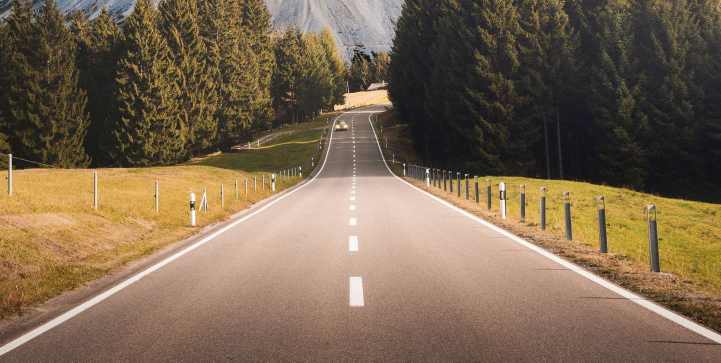
#> input picture Road_Recognition/road.jpg, 1442 x 725 px, found by its file name (shown at 1/2 size)
$ python finding_lanes.py
#> lines starting #> are read from the running program, lines starting #| are printed output that depends on the picture; after the words box and inside, x2 and y2 are one past the last pixel; in counts of white or black regions, pixels touching at a corner belong together
#! usr/bin/python3

import cv2
import numpy as np
import matplotlib.pyplot as plt


def main():
    image = cv2.imread(
        '/home/ndavido/SD4b/Semester 1/Smart_Tech/Road_Recognition/road.jpg')
#> image is the input picture: shape (725, 1442, 3); mean B, G, R 80.2, 103.1, 123.3
    lane_image = np.copy(image)
    canny_image = canny(lane_image)
#> in canny, `gray = cv2.cvtColor(lane_image, cv2.COLOR_RGB2GRAY)`:
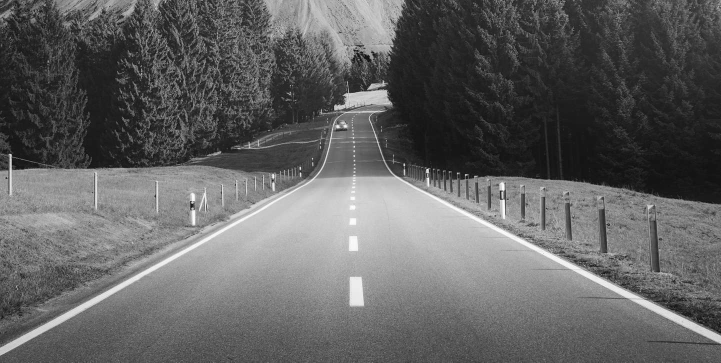
#> gray: shape (725, 1442) (shown at 1/2 size); min 0, max 255, mean 98.6
#> in canny, `canny_image = cv2.Canny(blur, 50, 100)`:
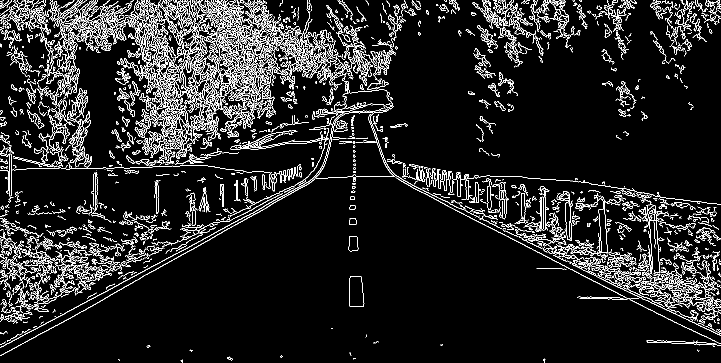
#> canny_image: shape (725, 1442) (shown at 1/2 size); 9% white in thin lines or dots
    cropped_image = region_of_interest(canny_image)
    lines = cv2.HoughLinesP(cropped_image, 1, np.pi/180, 50, np.array([]),
                            minLineLength=30, maxLineGap=5)
    average_lines = average_slope_intercept(lane_image, lines)
    line_image = display_lines(lane_image, average_lines)
    combo_image = cv2.addWeighted(lane_image, 0.8, line_image, 1, 1)
    cv2.imshow('Combo Image', combo_image)
    cv2.waitKey(0)


def make_coordinates(image, line_parameters):
    slope, intercept = line_parameters

    y1 = image.shape[0]
    y2 = int(y1 * 3/5)
    x1 = int((y1 - intercept)/slope)
    x2 = int((y2 - intercept)/slope)
    return np.array([x1, y1, x2, y2])


def average_slope_intercept(image, lines):
    left_fit = []
    right_fit = []
    for line in lines:
        x1, y1, x2, y2, = line.reshape(4)
        parameters = np.polyfit((x1, x2), (y1, y2), 1)
        slope = parameters[0]
        intercept = parameters[1]

        if abs(slope) < 0.001:
            continue
        elif abs(slope) < 0:
            left_fit.append((slope, intercept))
        else:
            right_fit.append((slope, intercept))

    left_fit_average = np.average(left_fit, axis=0)
    right_fit_average = np.average(right_fit, axis=0)

    left_line = make_coordinates(image, left_fit_average)
    right_line = make_coordinates(image, right_fit_average)
    print(left_line)
    print(right_line)
    return np.array([left_line, right_line])


def display_lines(image, lines):
    line_image = np.zeros_like(image)
    if lines is not None:
        for line in lines:
            x1, y1, x2, y2 = line.reshape(4)
            cv2.line(line_image, (x1, y1), (x2, y2),
                     (255, 0, 0), 10)
    return line_image


def region_of_interest(image):
    height = image.shape[0]
#> height = 725
    polygons = np.array([
        [(0, height), (1000, height), (650, 220)]
    ])
#> polygons = [[0, 725], [1000, 725], [650, 220]]
    mask = np.zeros_like(image)
    cv2.fillPoly(mask, polygons, 255)
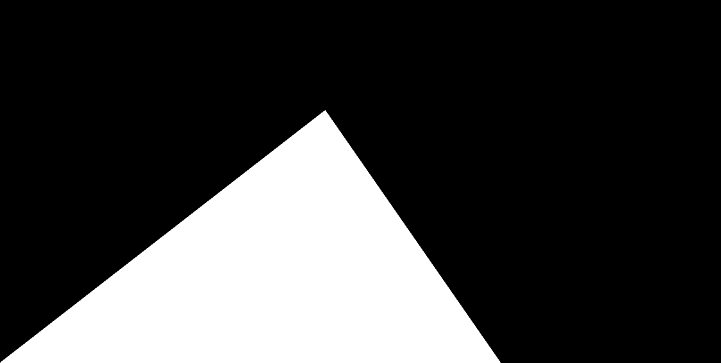
#> mask: shape (725, 1442) (shown at 1/2 size); 24.2% white; 1 white region, box (x1, y1, x2, y2) and area: (1, 220, 1001, 725) 252818
    masked_image = cv2.bitwise_and(image, mask)
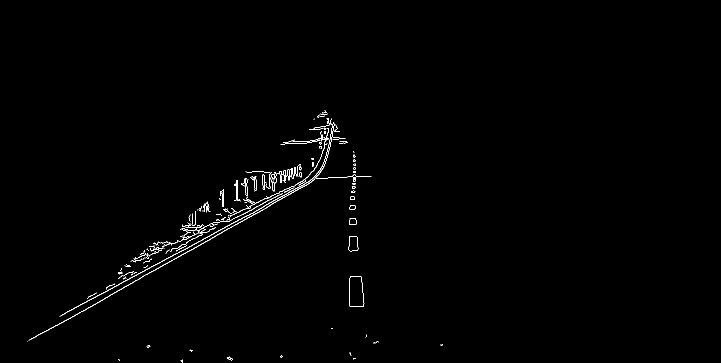
#> masked_image: shape (725, 1442) (shown at 1/2 size); 0.6% white in thin lines or dots, all inside (x1, y1, x2, y2) = (55, 221, 885, 725)
    return masked_image


def canny(lane_image):
    gray = cv2.cvtColor(lane_image, cv2.COLOR_RGB2GRAY)
    blur = cv2.GaussianBlur(gray, (5, 5), 0)
    canny_image = cv2.Canny(blur, 50, 100)

    return canny_image


main()
#> in main, `lines = cv2.HoughLinesP(cropped_image, 1, np.pi/180, 50, np.array([]),..`: lines = 30 rows, first 6: [211, 582, 528, 413], [218, 591, 433, 471], [119, 632, 299, 536], [396, 491, 546, 407], [261, 522, 295, 507], [579, 383, 611, 367]
#> the loop in average_slope_intercept, `for line in lines:` made 30 passes
#> (x1, y1, x2, y2, slope, intercept) on passes 1 to 12: (211, 582, 528, 413, -0.533, 694.5), (218, 591, 433, 471, -0.558, 712.7), (119, 632, 299, 536, -0.533, 695.5), (396, 491, 546, 407, -0.56, 712.8), (261, 522, 295, 507, -0.441, 637.1), (579, 383, 611, 367, -0.5, 672.5), (278, 521, 321, 500, -0.488, 656.8), (509, 415, 573, 382, -0.516, 677.5), (92, 662, 220, 591, -0.555, 713), (460, 431, 501, 412, -0.463, 644.2), (171, 618, 267, 564, -0.563, 714.2), (502, 410, 582, 373, -0.462, 642.2)
#> after the loop in average_slope_intercept, `for line in lines:`: left_fit = []; right_fit = 30 pairs, first value -40 to 11.4, second value -7677.8 to 28669
#> in average_slope_intercept, `left_fit_average = np.average(left_fit, axis=0)`: left_fit_average = nan
#> in average_slope_intercept, `right_fit_average = np.average(right_fit, axis=0)`: right_fit_average = [-1.47, 1342.6]
#> (the run stopped early here; a loop or call above may not have finished)
